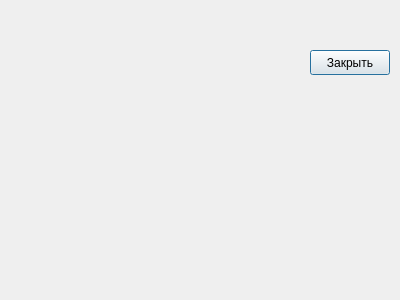
<?xml version="1.0" encoding="UTF-8"?>
<ui version="4.0">
 <class>DialogStudentByUnassignedTask</class>
 <widget class="QDialog" name="DialogStudentByUnassignedTask">
  <property name="geometry">
   <rect>
    <x>0</x>
    <y>0</y>
    <width>400</width>
    <height>300</height>
   </rect>
  </property>
  <property name="windowTitle">
   <string>Cписка студентов не получивших задание...</string>
  </property>
  <widget class="QPushButton" name="closeButton">
   <property name="geometry">
    <rect>
     <x>310</x>
     <y>50</y>
     <width>80</width>
     <height>25</height>
    </rect>
   </property>
   <property name="text">
    <string>Закрыть</string>
   </property>
  </widget>
 </widget>
 <resources/>
 <connections>
  <connection>
   <sender>closeButton</sender>
   <signal>clicked()</signal>
   <receiver>DialogStudentByUnassignedTask</receiver>
   <slot>close()</slot>
   <hints>
    <hint type="sourcelabel">
     <x>349</x>
     <y>62</y>
    </hint>
    <hint type="destinationlabel">
     <x>199</x>
     <y>149</y>
    </hint>
   </hints>
  </connection>
 </connections>
</ui>
